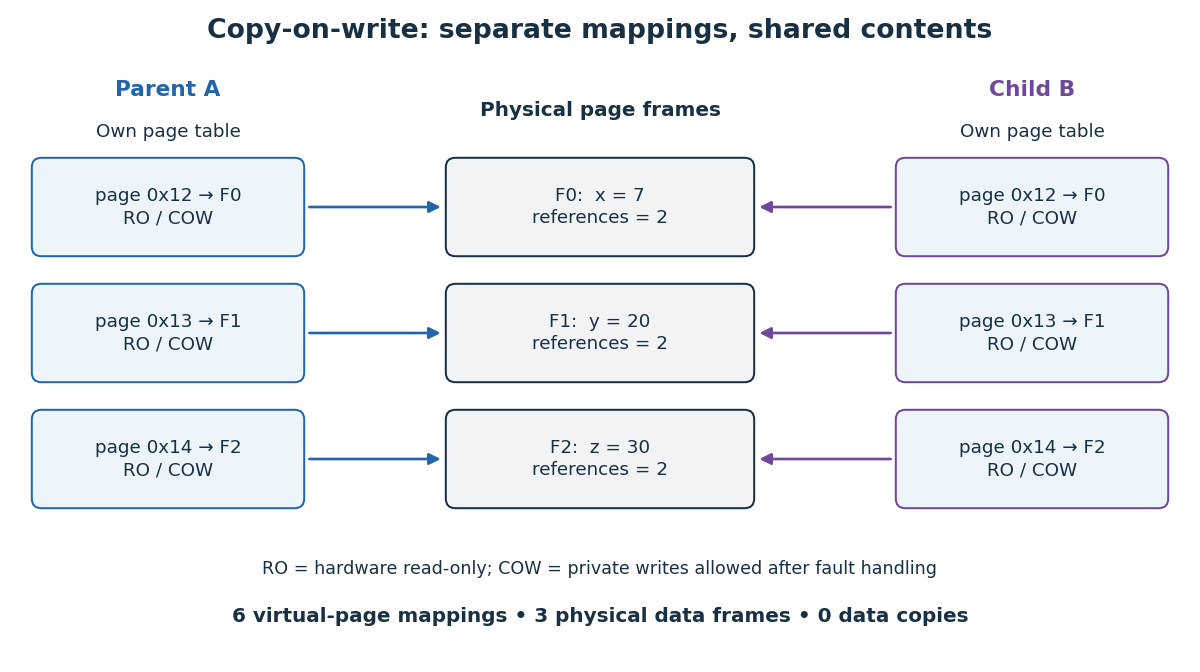

Here is the Python script that generated this plot:
"""Draw the initial copy-on-write mappings; save the matching PNG to CWD.

Tested with Python 3.14, matplotlib 3.10.7, and numpy 2.3.5.
Arrows are mappings; reference counts count these mappings only.
"""

from pathlib import Path

import matplotlib.pyplot as plt
from matplotlib.patches import FancyArrowPatch, FancyBboxPatch


def main():
    fig, ax = plt.subplots(figsize=(10, 5.6), dpi=120, facecolor="white")
    ax.set(xlim=(0, 10), ylim=(0, 5.6))
    ax.axis("off")
    ink, blue, purple = "#183044", "#2166ac", "#6f479b"

    def box(x, y, w, h, text, color="#edf4fa", edge=ink):
        ax.add_patch(FancyBboxPatch(
            (x, y), w, h, boxstyle="round,pad=0.035,rounding_size=0.08",
            linewidth=1.2, edgecolor=edge, facecolor=color, zorder=2,
        ))
        ax.text(x+w/2, y+h/2, text, ha="center", va="center",
                fontsize=11, color=ink, linespacing=1.35, zorder=3)

    ax.text(5, 5.28, "Copy-on-write: separate mappings, shared contents",
            ha="center", fontsize=16, weight="bold", color=ink)
    for x, label, color in [(1.4, "Parent A", blue), (8.6, "Child B", purple)]:
        ax.text(x, 4.8, label, ha="center", fontsize=13, weight="bold", color=color)
        ax.text(x, 4.46, "Own page table", ha="center", fontsize=11, color=ink)
    ax.text(5, 4.63, "Physical page frames", ha="center", fontsize=12, weight="bold", color=ink)
    for i, (page, value) in enumerate([("0x12", "x = 7"), ("0x13", "y = 20"), ("0x14", "z = 30")]):
        y = 3.5 - 1.05*i
        box(0.3, y, 2.2, 0.75, f"page {page} → F{i}\nRO / COW", edge=blue)
        box(7.5, y, 2.2, 0.75, f"page {page} → F{i}\nRO / COW", edge=purple)
        box(3.75, y, 2.5, 0.75, f"F{i}:  {value}\nreferences = 2", "#f1f3f5")
        for start, end, color in [((2.55, y+.375), (3.7, y+.375), blue),
                                  ((7.45, y+.375), (6.3, y+.375), purple)]:
            ax.add_patch(FancyArrowPatch(start, end, arrowstyle="-|>",
                                        mutation_scale=14, color=color, linewidth=1.6))
    ax.text(5, .82, "RO = hardware read-only; COW = private writes allowed after fault handling",
            ha="center", fontsize=10.5, color=ink)
    ax.text(5, .42, "6 virtual-page mappings • 3 physical data frames • 0 data copies",
            ha="center", fontsize=12, weight="bold", color=ink)
    fig.subplots_adjust(left=0, right=1, top=1, bottom=0)
    fig.savefig(Path.cwd() / (Path(__file__).stem + ".png"), facecolor="white", transparent=False)
    plt.close(fig)


if __name__ == "__main__":
    main()
